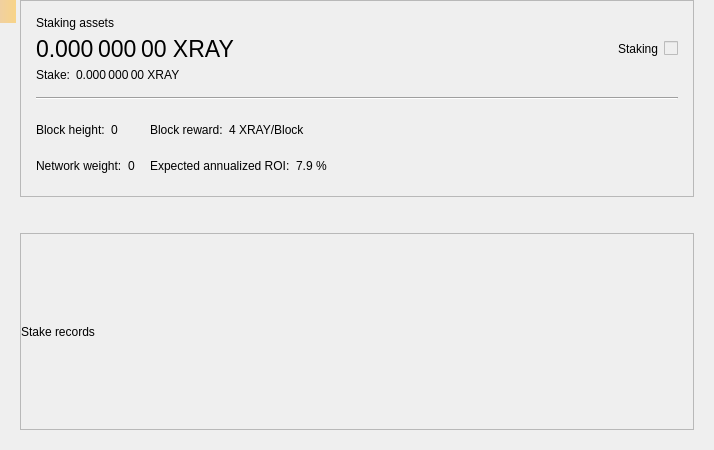
<?xml version="1.0" encoding="UTF-8"?>
<ui version="4.0">
 <class>StakePage</class>
 <widget class="QWidget" name="StakePage">
  <property name="geometry">
   <rect>
    <x>0</x>
    <y>0</y>
    <width>714</width>
    <height>450</height>
   </rect>
  </property>
  <property name="windowTitle">
   <string>Form</string>
  </property>
  <layout class="QVBoxLayout" name="verticalLayout_3">
   <property name="leftMargin">
    <number>20</number>
   </property>
   <property name="topMargin">
    <number>0</number>
   </property>
   <property name="rightMargin">
    <number>20</number>
   </property>
   <property name="bottomMargin">
    <number>20</number>
   </property>
   <item>
    <widget class="QFrame" name="frameStakeInfo">
     <property name="frameShape">
      <enum>QFrame::StyledPanel</enum>
     </property>
     <property name="frameShadow">
      <enum>QFrame::Raised</enum>
     </property>
     <layout class="QVBoxLayout" name="verticalLayout">
      <property name="spacing">
       <number>15</number>
      </property>
      <property name="leftMargin">
       <number>15</number>
      </property>
      <property name="topMargin">
       <number>15</number>
      </property>
      <property name="rightMargin">
       <number>15</number>
      </property>
      <property name="bottomMargin">
       <number>15</number>
      </property>
      <item>
       <layout class="QGridLayout" name="gridLayout_2">
        <property name="spacing">
         <number>6</number>
        </property>
        <item row="1" column="0">
         <widget class="QLabel" name="labelAssets">
          <property name="font">
           <font>
            <pointsize>17</pointsize>
           </font>
          </property>
          <property name="cursor">
           <cursorShape>IBeamCursor</cursorShape>
          </property>
          <property name="toolTip">
           <string>Your current spendable balance</string>
          </property>
          <property name="text">
           <string notr="true">0.000 000 00 XRAY</string>
          </property>
          <property name="alignment">
           <set>Qt::AlignLeading|Qt::AlignLeft|Qt::AlignVCenter</set>
          </property>
          <property name="textInteractionFlags">
           <set>Qt::LinksAccessibleByMouse|Qt::TextSelectableByMouse</set>
          </property>
         </widget>
        </item>
        <item row="0" column="0">
         <widget class="QLabel" name="labelAssetsText">
          <property name="text">
           <string>Staking assets</string>
          </property>
          <property name="alignment">
           <set>Qt::AlignLeading|Qt::AlignLeft|Qt::AlignVCenter</set>
          </property>
         </widget>
        </item>
        <item row="1" column="2">
         <spacer name="horizontalSpacer_2">
          <property name="orientation">
           <enum>Qt::Horizontal</enum>
          </property>
          <property name="sizeHint" stdset="0">
           <size>
            <width>40</width>
            <height>20</height>
           </size>
          </property>
         </spacer>
        </item>
        <item row="4" column="0">
         <layout class="QHBoxLayout" name="horizontalLayout_5">
          <property name="spacing">
           <number>6</number>
          </property>
          <item>
           <widget class="QLabel" name="labelStakeText">
            <property name="sizePolicy">
             <sizepolicy hsizetype="Maximum" vsizetype="Preferred">
              <horstretch>0</horstretch>
              <verstretch>0</verstretch>
             </sizepolicy>
            </property>
            <property name="text">
             <string>Stake:</string>
            </property>
            <property name="alignment">
             <set>Qt::AlignLeading|Qt::AlignLeft|Qt::AlignVCenter</set>
            </property>
           </widget>
          </item>
          <item>
           <widget class="QLabel" name="labelStake">
            <property name="text">
             <string>0.000 000 00 XRAY</string>
            </property>
            <property name="alignment">
             <set>Qt::AlignLeading|Qt::AlignLeft|Qt::AlignVCenter</set>
            </property>
            <property name="textInteractionFlags">
             <set>Qt::LinksAccessibleByMouse|Qt::TextSelectableByMouse</set>
            </property>
           </widget>
          </item>
          <item>
           <spacer name="horizontalSpacer_3">
            <property name="orientation">
             <enum>Qt::Horizontal</enum>
            </property>
            <property name="sizeType">
             <enum>QSizePolicy::Minimum</enum>
            </property>
            <property name="sizeHint" stdset="0">
             <size>
              <width>0</width>
              <height>0</height>
             </size>
            </property>
           </spacer>
          </item>
         </layout>
        </item>
        <item row="1" column="4">
         <widget class="QLabel" name="labelStaking">
          <property name="text">
           <string>Staking</string>
          </property>
         </widget>
        </item>
        <item row="1" column="5">
         <widget class="QSwitchControl" name="checkStake">
          <property name="enabled">
           <bool>false</bool>
          </property>
         </widget>
        </item>
       </layout>
      </item>
      <item>
       <widget class="Line" name="hLine">
        <property name="orientation">
         <enum>Qt::Horizontal</enum>
        </property>
       </widget>
      </item>
      <item>
       <layout class="QGridLayout" name="gridLayout">
        <property name="verticalSpacing">
         <number>6</number>
        </property>
        <item row="0" column="0">
         <layout class="QHBoxLayout" name="horizontalLayout">
          <property name="spacing">
           <number>6</number>
          </property>
          <item>
           <widget class="QLabel" name="labelHeightText">
            <property name="sizePolicy">
             <sizepolicy hsizetype="Maximum" vsizetype="Preferred">
              <horstretch>0</horstretch>
              <verstretch>0</verstretch>
             </sizepolicy>
            </property>
            <property name="text">
             <string>Block height:</string>
            </property>
            <property name="alignment">
             <set>Qt::AlignLeading|Qt::AlignLeft|Qt::AlignVCenter</set>
            </property>
           </widget>
          </item>
          <item>
           <widget class="QLabel" name="labelHeight">
            <property name="text">
             <string>0</string>
            </property>
            <property name="alignment">
             <set>Qt::AlignLeading|Qt::AlignLeft|Qt::AlignVCenter</set>
            </property>
            <property name="textInteractionFlags">
             <set>Qt::LinksAccessibleByMouse|Qt::TextSelectableByMouse</set>
            </property>
           </widget>
          </item>
          <item>
           <spacer name="horizontalSpacer_4">
            <property name="orientation">
             <enum>Qt::Horizontal</enum>
            </property>
            <property name="sizeType">
             <enum>QSizePolicy::Minimum</enum>
            </property>
            <property name="sizeHint" stdset="0">
             <size>
              <width>0</width>
              <height>0</height>
             </size>
            </property>
           </spacer>
          </item>
         </layout>
        </item>
        <item row="0" column="1">
         <layout class="QHBoxLayout" name="horizontalLayout_3">
          <property name="spacing">
           <number>6</number>
          </property>
          <item>
           <widget class="QLabel" name="labelRewardText">
            <property name="sizePolicy">
             <sizepolicy hsizetype="Maximum" vsizetype="Preferred">
              <horstretch>0</horstretch>
              <verstretch>0</verstretch>
             </sizepolicy>
            </property>
            <property name="text">
             <string>Block reward:</string>
            </property>
            <property name="alignment">
             <set>Qt::AlignLeading|Qt::AlignLeft|Qt::AlignVCenter</set>
            </property>
           </widget>
          </item>
          <item>
           <widget class="QLabel" name="labelReward">
            <property name="text">
             <string>4 XRAY/Block</string>
            </property>
            <property name="alignment">
             <set>Qt::AlignLeading|Qt::AlignLeft|Qt::AlignVCenter</set>
            </property>
            <property name="textInteractionFlags">
             <set>Qt::LinksAccessibleByMouse|Qt::TextSelectableByMouse</set>
            </property>
           </widget>
          </item>
          <item>
           <spacer name="horizontalSpacer_6">
            <property name="orientation">
             <enum>Qt::Horizontal</enum>
            </property>
            <property name="sizeType">
             <enum>QSizePolicy::Minimum</enum>
            </property>
            <property name="sizeHint" stdset="0">
             <size>
              <width>0</width>
              <height>0</height>
             </size>
            </property>
           </spacer>
          </item>
         </layout>
        </item>
        <item row="0" column="2" rowspan="2">
         <spacer name="horizontalSpacer">
          <property name="orientation">
           <enum>Qt::Horizontal</enum>
          </property>
          <property name="sizeHint" stdset="0">
           <size>
            <width>40</width>
            <height>20</height>
           </size>
          </property>
         </spacer>
        </item>
        <item row="1" column="0">
         <layout class="QHBoxLayout" name="horizontalLayout_2">
          <property name="spacing">
           <number>6</number>
          </property>
          <item>
           <widget class="QLabel" name="labelWeightText">
            <property name="sizePolicy">
             <sizepolicy hsizetype="Maximum" vsizetype="Preferred">
              <horstretch>0</horstretch>
              <verstretch>0</verstretch>
             </sizepolicy>
            </property>
            <property name="text">
             <string>Network weight:</string>
            </property>
            <property name="alignment">
             <set>Qt::AlignLeading|Qt::AlignLeft|Qt::AlignVCenter</set>
            </property>
           </widget>
          </item>
          <item>
           <widget class="QLabel" name="labelWeight">
            <property name="text">
             <string>0</string>
            </property>
            <property name="alignment">
             <set>Qt::AlignLeading|Qt::AlignLeft|Qt::AlignVCenter</set>
            </property>
            <property name="textInteractionFlags">
             <set>Qt::LinksAccessibleByMouse|Qt::TextSelectableByMouse</set>
            </property>
           </widget>
          </item>
          <item>
           <spacer name="horizontalSpacer_5">
            <property name="orientation">
             <enum>Qt::Horizontal</enum>
            </property>
            <property name="sizeType">
             <enum>QSizePolicy::Minimum</enum>
            </property>
            <property name="sizeHint" stdset="0">
             <size>
              <width>0</width>
              <height>0</height>
             </size>
            </property>
           </spacer>
          </item>
         </layout>
        </item>
        <item row="1" column="1">
         <layout class="QHBoxLayout" name="horizontalLayout_4">
          <property name="spacing">
           <number>6</number>
          </property>
          <item>
           <widget class="QLabel" name="labelROIText">
            <property name="sizePolicy">
             <sizepolicy hsizetype="Maximum" vsizetype="Preferred">
              <horstretch>0</horstretch>
              <verstretch>0</verstretch>
             </sizepolicy>
            </property>
            <property name="text">
             <string>Expected annualized ROI:</string>
            </property>
            <property name="alignment">
             <set>Qt::AlignLeading|Qt::AlignLeft|Qt::AlignVCenter</set>
            </property>
           </widget>
          </item>
          <item>
           <widget class="QLabel" name="labelROI">
            <property name="text">
             <string>7.9 %</string>
            </property>
            <property name="alignment">
             <set>Qt::AlignLeading|Qt::AlignLeft|Qt::AlignVCenter</set>
            </property>
            <property name="textInteractionFlags">
             <set>Qt::LinksAccessibleByMouse|Qt::TextSelectableByMouse</set>
            </property>
           </widget>
          </item>
          <item>
           <spacer name="horizontalSpacer_7">
            <property name="orientation">
             <enum>Qt::Horizontal</enum>
            </property>
            <property name="sizeType">
             <enum>QSizePolicy::Minimum</enum>
            </property>
            <property name="sizeHint" stdset="0">
             <size>
              <width>0</width>
              <height>0</height>
             </size>
            </property>
           </spacer>
          </item>
         </layout>
        </item>
       </layout>
      </item>
     </layout>
    </widget>
   </item>
   <item>
    <spacer name="verticalSpacer">
     <property name="orientation">
      <enum>Qt::Vertical</enum>
     </property>
     <property name="sizeType">
      <enum>QSizePolicy::Fixed</enum>
     </property>
     <property name="sizeHint" stdset="0">
      <size>
       <width>20</width>
       <height>30</height>
      </size>
     </property>
    </spacer>
   </item>
   <item>
    <widget class="QFrame" name="frameStakeRecords">
     <property name="frameShape">
      <enum>QFrame::StyledPanel</enum>
     </property>
     <property name="frameShadow">
      <enum>QFrame::Raised</enum>
     </property>
     <layout class="QVBoxLayout" name="verticalLayout_2">
      <property name="leftMargin">
       <number>0</number>
      </property>
      <property name="topMargin">
       <number>0</number>
      </property>
      <property name="rightMargin">
       <number>0</number>
      </property>
      <property name="bottomMargin">
       <number>0</number>
      </property>
      <item>
       <widget class="QLabel" name="labelRecordsText">
        <property name="text">
         <string>Stake records</string>
        </property>
       </widget>
      </item>
     </layout>
    </widget>
   </item>
  </layout>
  <widget class="QLabel" name="labelAlerts">
   <property name="geometry">
    <rect>
     <x>0</x>
     <y>0</y>
     <width>16</width>
     <height>23</height>
    </rect>
   </property>
   <property name="visible">
    <bool>false</bool>
   </property>
   <property name="styleSheet">
    <string notr="true">QLabel { background-color: qlineargradient(x1: 0, y1: 0, x2: 1, y2: 0, stop:0 #F0D0A0, stop:1 #F8D488); color:#000000; }</string>
   </property>
   <property name="wordWrap">
    <bool>true</bool>
   </property>
   <property name="margin">
    <number>3</number>
   </property>
   <property name="textInteractionFlags">
    <set>Qt::TextSelectableByMouse</set>
   </property>
  </widget>
 </widget>
 <customwidgets>
  <customwidget>
   <class>QSwitchControl</class>
   <extends>QCheckBox</extends>
   <header>qt/qswitchcontrol.h</header>
  </customwidget>
 </customwidgets>
 <resources/>
 <connections/>
</ui>
